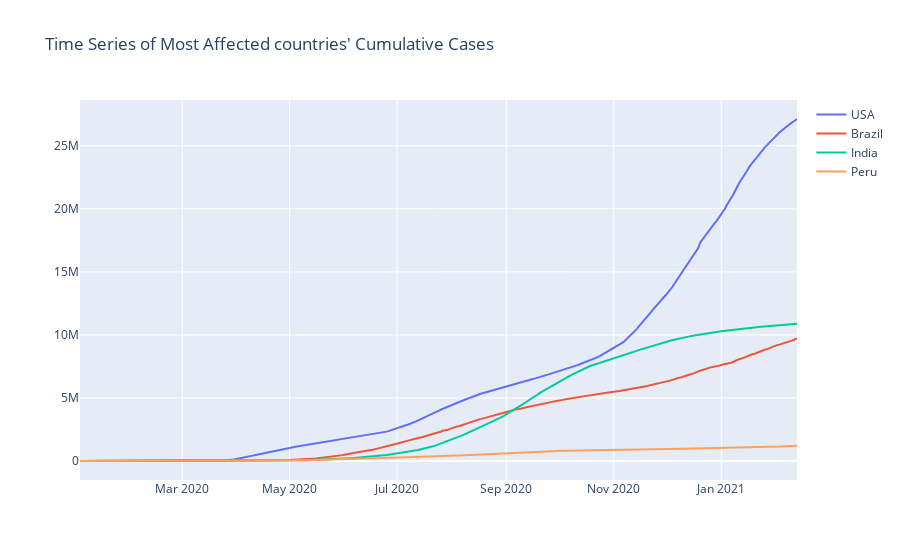

Source (notebook cell):
### Code cell
plot5 = go.Figure()

plot5.add_trace(go.Line(x = df_us['Date_reported'], y = df_us['Cumulative_cases'], name = 'USA'))
plot5.add_trace(go.Line(x = df_brazil['Date_reported'], y = df_brazil['Cumulative_cases'], name = 'Brazil'))
plot5.add_trace(go.Line(x = df_india['Date_reported'], y = df_india['Cumulative_cases'], name = 'India'))
plot5.add_trace(go.Line(x = df_russia['Date_reported'], y = df_russia['Cumulative_cases'], name = 'Russia'))
plot5.add_trace(go.Line(x = df_peru['Date_reported'], y = df_peru['Cumulative_cases'], name = 'Peru'))


plot5.update_layout(title = "Time Series of Most Affected countries' Cumulative Cases")

plot5.show()

### Figure 1 — Plotly figure (JSON) as saved in the notebook; plotly's stock layout.template omitted (floating-point values rounded to 4 significant figures; data arrays with more than 128 entries replaced by an {"elided": "..."} marker saying what was removed)
{"data": [{"name": "USA", "type": "scatter", "x": {"elided": "408 str values"}, "y": {"elided": "408 int values"}}, {"name": "Brazil", "type": "scatter", "x": {"elided": "408 str values"}, "y": {"elided": "408 int values"}}, {"name": "India", "type": "scatter", "x": {"elided": "408 str values"}, "y": {"elided": "408 int values"}}, {"name": "Russia", "type": "scatter", "x": [], "y": []}, {"name": "Peru", "type": "scatter", "x": {"elided": "408 str values"}, "y": {"elided": "408 int values"}}], "layout": {"title": {"text": "Time Series of Most Affected countries' Cumulative Cases"}}}
